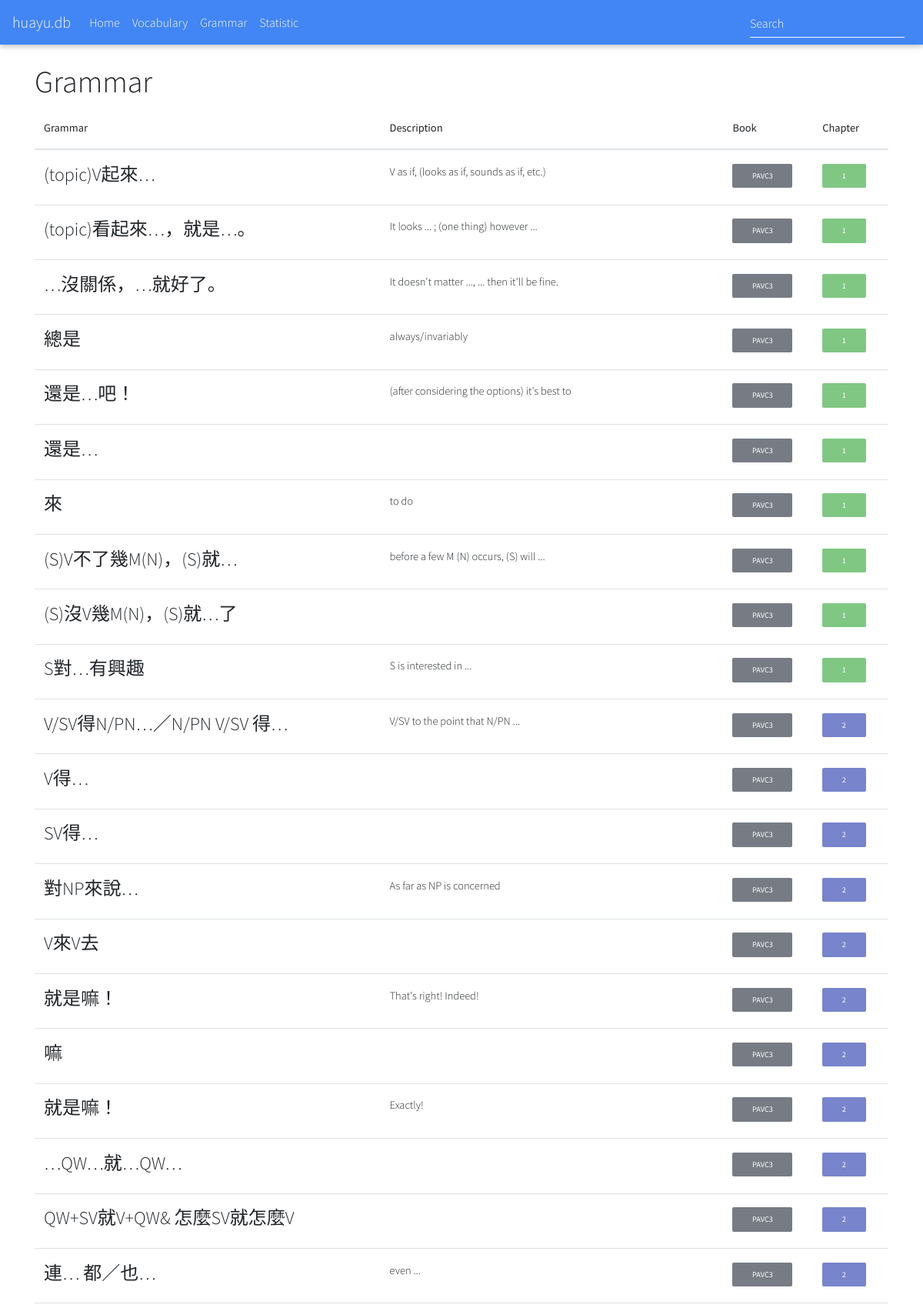
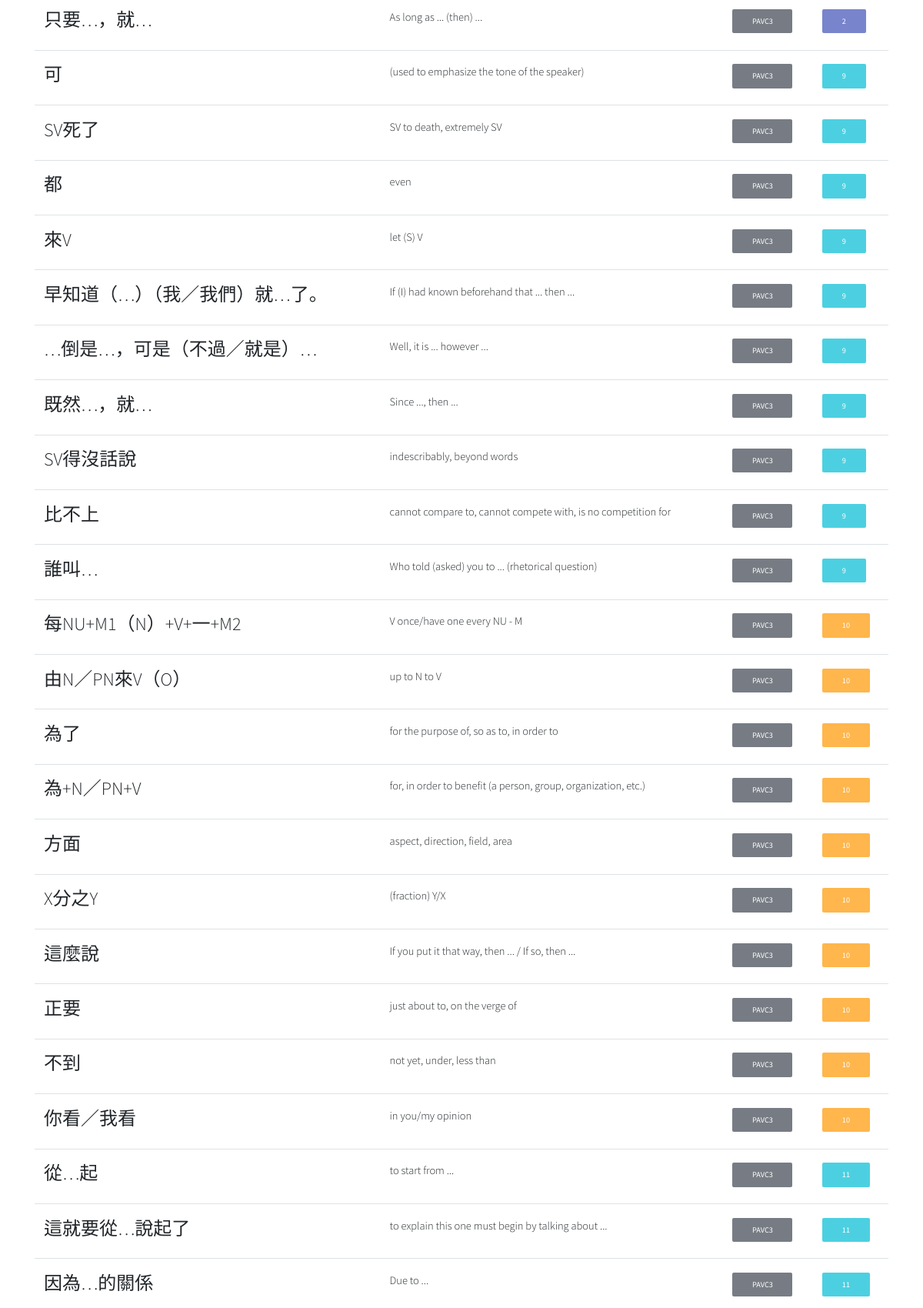
Screenshot of /grammar (upper part) with the database file from the repository (2 pictures, top to bottom).
### app/models.py (models this page shows, shortened)
class Grammar(db.Model):
    __tablename__ = 'tbl_grammar'
    id = db.Column(db.Integer, primary_key=True)
    grammar_pattern = db.Column(db.String(64))
    search_pattern = db.Column(db.String(64))
    short_description = db.Column(db.String(64))
    explanation = db.Column(db.String(4096))
    chapter_id = db.Column(db.Integer, db.ForeignKey('tbl_chapter.id'))
    example = db.relationship(
        'GrammarExample',
        secondary=asoc_grammar_example
    )

class Book(db.Model):
    __tablename__ = 'tbl_book'
    id = db.Column(db.Integer, primary_key=True)
    name = db.Column(db.String(128))
    short_name = db.Column(db.String(32))
    chapters = db.relationship(
        'Chapter',
        backref='book',
        lazy='dynamic'
    )
    @property
    def color(self):
        return get_color_code(self.name)

class Chapter(db.Model):
    __tablename__ = 'tbl_chapter'
    id = db.Column(db.Integer, primary_key=True)
    number = db.Column(db.Integer)
    name = db.Column(db.String(128))
    book_id = db.Column(db.Integer, db.ForeignKey('tbl_book.id'))
    vocabulary = db.relationship(
        'Vocabulary',
        backref='chapter',
        lazy='dynamic'
    )
    grammar = db.relationship(
        'Grammar',
        backref='chapter',
        lazy='dynamic'
    )
    @property
    def color(self):
        return get_color_code(self.name)

### app/routes.py (the view)
@app.route('/grammar')
def grammar():
    grammar = Grammar.query \
        .order_by(Grammar.chapter_id)
    return render_template('grammar.html',
        title='Grammar',
        grammar=grammar)

### app/models.py (called while the page is built)
def get_color_code(input):
    color_codes_length = len(COLOR_CODES)
    checksum = hashlib.md5(input.encode('utf-8')).hexdigest()
    random = re.sub(r'[^0-9]', '', checksum)
    index = int(random) % color_codes_length
    return COLOR_CODES[index]

### app/routes.py (called while the page is built)
@app.context_processor
def inject_now():
    return {'now': datetime.utcnow()}

### app/templates/grammar.html
{% extends "base.html" %}
{% block content %}
<h1 class="mt-4">{{ title }}</h1>
{% include '_table_grammar.html' %}
{% endblock %}

### app/templates/_table_grammar.html
<table class="table">
    <thead>
        <tr>
            <th scope="col">Grammar</th>
            <th scope="col">Description</th>
            <th scope="col">Book</th>
            <th scope="col">Chapter</th>
        </tr>
    </thead>
    <tbody>
        {% for g in grammar %}
        <tr>
            <th scope="row">
                <a href="{{ url_for('get_grammar', grammar_id=g.id) }}">
                    <h4>{{ g.grammar_pattern }}</h4>
                </a>
            </th>
            <td>
                {{ g.short_description }}
            </td>
            <td>
                <a class="btn btn-sm z-depth-0 white-text {{ g.chapter.book.color }}"
                    href="{{ url_for('grammar_by_book', book_id=g.chapter.book.id) }}">
                    {{ g.chapter.book.short_name }}
                </a>
            </td>
            <td>
                <a class="btn btn-sm z-depth-0 white-text {{ g.chapter.color }}"
                    href="{{ url_for('chapter', chapter_id=g.chapter.id) }}">
                    {{ g.chapter.number }}
                </a>
            </td>
        </tr>
        {% endfor %}
    </tbody>
</table>

### app/static/style.css (style rules this page uses)
* { font-family: 'Source Sans Pro', 'Noto Sans TC', sans-serif; }
h1 { font-size: 40px; }

### rows the page displays
Grammar: grammar_pattern "(topic)V起來…", short_description "V as if, (looks as if, sounds as if, etc.)", chapter.book.short_name "PAVC3", chapter.number "1"
Grammar: grammar_pattern "(topic)看起來…，就是…。", short_description "It looks ... ; (one thing) however ...", chapter.book.short_name "PAVC3", chapter.number "1"
Grammar: grammar_pattern "…沒關係，…就好了。", short_description "It doesn't matter ..., ... then it'll be fine.", chapter.book.short_name "PAVC3", chapter.number "1"
Grammar: grammar_pattern "總是", short_description "always/invariably", chapter.book.short_name "PAVC3", chapter.number "1"
Grammar: grammar_pattern "還是…吧！", short_description "(after considering the options) it's best to", chapter.book.short_name "PAVC3", chapter.number "1"
Grammar: grammar_pattern "還是…", chapter.book.short_name "PAVC3", chapter.number "1"
Grammar: grammar_pattern "來", short_description "to do", chapter.book.short_name "PAVC3", chapter.number "1"
Grammar: grammar_pattern "(S)V不了幾M(N)，(S)就…", short_description "before a few M (N) occurs, (S) will ...", chapter.book.short_name "PAVC3", chapter.number "1"
Grammar: grammar_pattern "(S)沒V幾M(N)，(S)就…了", chapter.book.short_name "PAVC3", chapter.number "1"
Grammar: grammar_pattern "S對…有興趣", short_description "S is interested in ...", chapter.book.short_name "PAVC3", chapter.number "1"
Grammar: grammar_pattern "V/SV得N/PN…／N/PN V/SV 得…", short_description "V/SV to the point that N/PN ...", chapter.book.short_name "PAVC3", chapter.number "2"
Grammar: grammar_pattern "V得…", chapter.book.short_name "PAVC3", chapter.number "2"
Grammar: grammar_pattern "SV得…", chapter.book.short_name "PAVC3", chapter.number "2"
Grammar: grammar_pattern "對NP來說…", short_description "As far as NP is concerned", chapter.book.short_name "PAVC3", chapter.number "2"
Grammar: grammar_pattern "V來V去", chapter.book.short_name "PAVC3", chapter.number "2"
Grammar: grammar_pattern "就是嘛！", short_description "That's right! Indeed!", chapter.book.short_name "PAVC3", chapter.number "2"
Grammar: grammar_pattern "嘛", chapter.book.short_name "PAVC3", chapter.number "2"
Grammar: grammar_pattern "就是嘛！", short_description "Exactly!", chapter.book.short_name "PAVC3", chapter.number "2"
Grammar: grammar_pattern "…QW…就…QW…", chapter.book.short_name "PAVC3", chapter.number "2"
Grammar: grammar_pattern "QW+SV就V+QW& 怎麼SV就怎麼V", chapter.book.short_name "PAVC3", chapter.number "2"
Grammar: grammar_pattern "連… 都／也…", short_description "even ...", chapter.book.short_name "PAVC3", chapter.number "2"
Grammar: grammar_pattern "只要…，就…", short_description "As long as ... (then) ...", chapter.book.short_name "PAVC3", chapter.number "2"
Grammar: grammar_pattern "可", short_description "(used to emphasize the tone of the speaker)", chapter.book.short_name "PAVC3", chapter.number "9"
Grammar: grammar_pattern "SV死了", short_description "SV to death, extremely SV", chapter.book.short_name "PAVC3", chapter.number "9"
Grammar: grammar_pattern "都", short_description "even", chapter.book.short_name "PAVC3", chapter.number "9"
Grammar: grammar_pattern "來V", short_description "let (S) V", chapter.book.short_name "PAVC3", chapter.number "9"
Grammar: grammar_pattern "早知道（…）（我／我們）就…了。", short_description "If (I) had known beforehand that ... then ...", chapter.book.short_name "PAVC3", chapter.number "9"
Grammar: grammar_pattern "…倒是…，可是（不過／就是）…", short_description "Well, it is ... however ...", chapter.book.short_name "PAVC3", chapter.number "9"
Grammar: grammar_pattern "既然…，就…", short_description "Since ..., then ...", chapter.book.short_name "PAVC3", chapter.number "9"
Grammar: grammar_pattern "SV得沒話說", short_description "indescribably, beyond words", chapter.book.short_name "PAVC3", chapter.number "9"
Grammar: grammar_pattern "比不上", short_description "cannot compare to, cannot compete with, is no competition for", chapter.book.short_name "PAVC3", chapter.number "9"
Grammar: grammar_pattern "誰叫…", short_description "Who told (asked) you to ... (rhetorical question)", chapter.book.short_name "PAVC3", chapter.number "9"
Grammar: grammar_pattern "每NU+M1（N）+V+一+M2", short_description "V once/have one every NU - M", chapter.book.short_name "PAVC3", chapter.number "10"
Grammar: grammar_pattern "由N／PN來V（O）", short_description "up to N to V", chapter.book.short_name "PAVC3", chapter.number "10"
Grammar: grammar_pattern "為了", short_description "for the purpose of, so as to, in order to", chapter.book.short_name "PAVC3", chapter.number "10"
Grammar: grammar_pattern "為+N／PN+V", short_description "for, in order to benefit (a person, group, organization, etc.)", chapter.book.short_name "PAVC3", chapter.number "10"
Grammar: grammar_pattern "方面", short_description "aspect, direction, field, area", chapter.book.short_name "PAVC3", chapter.number "10"
Grammar: grammar_pattern "X分之Y", short_description "(fraction) Y/X", chapter.book.short_name "PAVC3", chapter.number "10"
Grammar: grammar_pattern "這麼說", short_description "If you put it that way, then ... / If so, then ...", chapter.book.short_name "PAVC3", chapter.number "10"
Grammar: grammar_pattern "正要", short_description "just about to, on the verge of", chapter.book.short_name "PAVC3", chapter.number "10"
Grammar: grammar_pattern "不到", short_description "not yet, under, less than", chapter.book.short_name "PAVC3", chapter.number "10"
Grammar: grammar_pattern "你看／我看", short_description "in you/my opinion", chapter.book.short_name "PAVC3", chapter.number "10"
Grammar: grammar_pattern "從…起", short_description "to start from ...", chapter.book.short_name "PAVC3", chapter.number "11"
Grammar: grammar_pattern "這就要從…說起了", short_description "to explain this one must begin by talking about ...", chapter.book.short_name "PAVC3", chapter.number "11"
Grammar: grammar_pattern "因為…的關係", short_description "Due to ...", chapter.book.short_name "PAVC3", chapter.number "11"

### other values shown
{{ title }} "Grammar"
